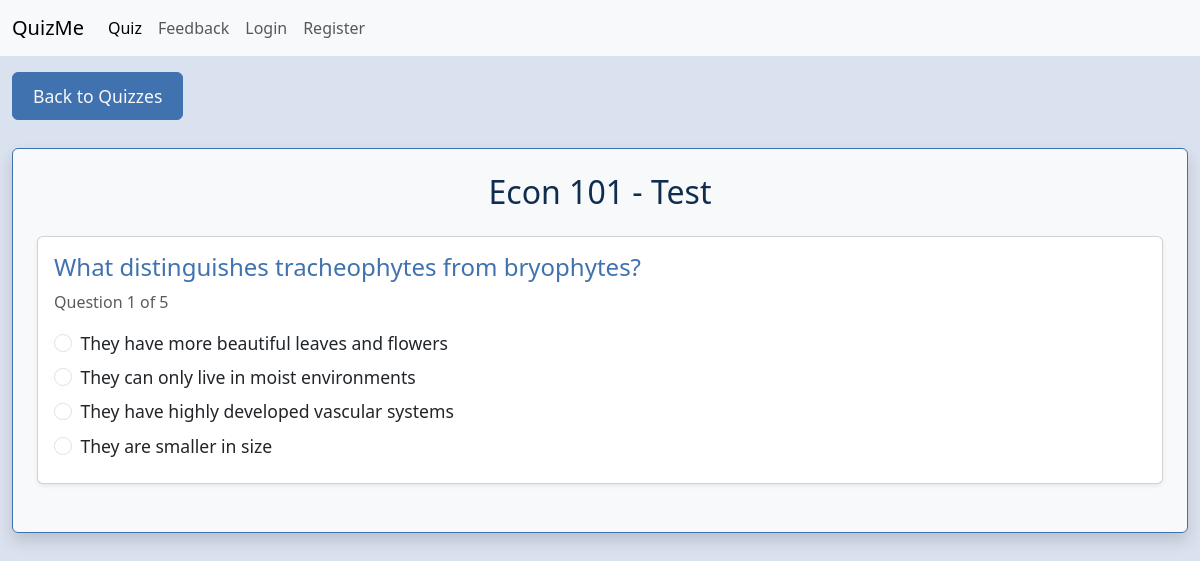
The page /quiz?quiz_id=2 on the database as committed earlier.
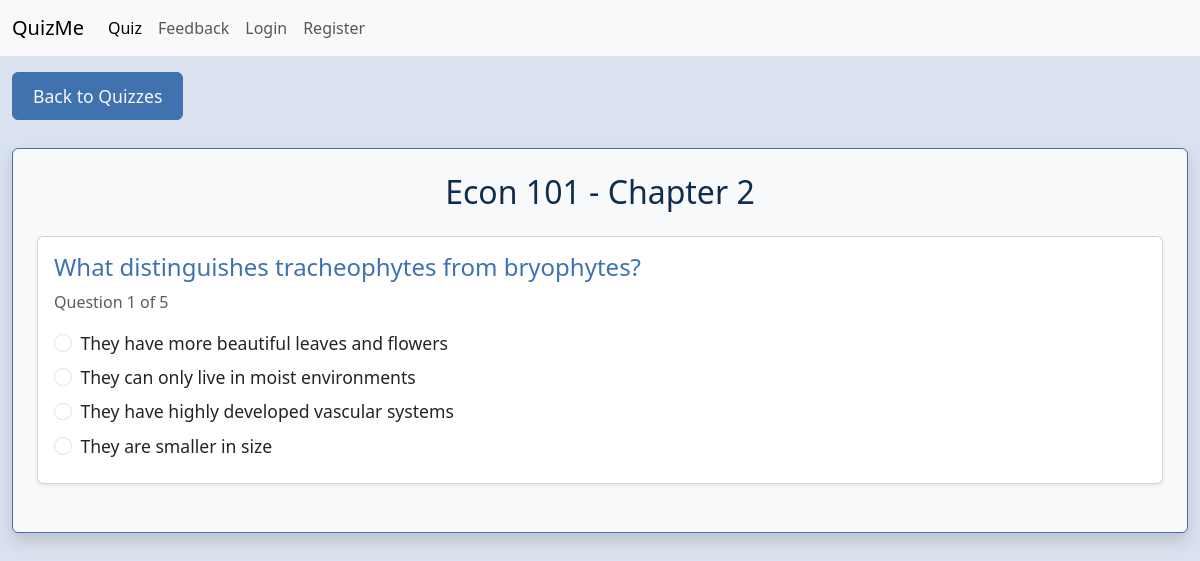
The same page on the database as committed later.
### main.py (models this page shows)
class Quiz(db.Model):
    __tablename__ = "quizzes"
    id: Mapped[int] = mapped_column(Integer, primary_key=True)
    user_id: Mapped[int] = mapped_column(Integer, db.ForeignKey("users.id"))
    quiz_json: Mapped[str] = mapped_column(JSON())
    title: Mapped[str] = mapped_column(String())
    class_name: Mapped[str] = mapped_column(String(250), unique=False, nullable=False)
    total_questions: Mapped[int] = mapped_column(Integer)
    best_score: Mapped[int] = mapped_column(Integer)

### main.py (the view, shortened to what this page needs)
@app.route('/quiz', methods=["GET", "POST"])
def quiz():
    form = NoteInput()
    selected_quiz = None
    if request.args.get('quiz_id'):
        selected_quiz = Quiz.query.get(request.args.get('quiz_id'))
    elif 'new_quiz' in locals():  # Check if new_quiz exists in local scope
        selected_quiz = new_quiz
    else:  # Get most recently created quiz
        selected_quiz = Quiz.query.filter_by(user_id=current_user.id).order_by(Quiz.id.desc()).first()
    return render_template("quiz.html", form=form, selected_quiz=selected_quiz)

### main.py
class NoteInput(FlaskForm):
    class_name = StringField("Class Name", validators=[DataRequired()])
    title = StringField("Short Quiz Name (Max 20 characters)", validators=[DataRequired(), Length(max=20)], render_kw={"placeholder": "Example: 'Chapter 1 Quiz'"})
    content = CKEditorField("Notes (Max 7500 characters)", validators=[DataRequired(), Length(max=7500, message="Notes must be less than 7500 characters")])
    submit = SubmitField("Save Notes")

### templates/quiz.html (shortened to what this page needs)
{% include "header.html" %}
{% block content %}
    <main class="container-fluid">
        <div class="row">
            <div class="col-12">
                <a href="{{ url_for('quiz_selector') }}" class="btn btn-secondary mt-3 mb-1">
                    Back to Quizzes
                </a>
                {% if selected_quiz %}
                <div id="quizContainer" class="mt-4 bg-light shadow rounded p-4">
                    <h2 class="text-primary mb-4 text-center">{{ selected_quiz.class_name }} - {{ selected_quiz.title }}</h2>
                    <div id="questionContainer" class="mb-4"></div>
                </div>
                {% else %}
                <div class="mt-4 bg-light shadow rounded p-4 text-center">
                    <h2 class="text-primary"><i class="fas fa-info-circle me-2"></i>Select a quiz from the left or create a new one</h2>
                </div>
                {% endif %}
            </div>
        </div>
    </main>
{% endblock %}

Rows that differ between the two databases and show on the page:
changed Quiz "Econ 101": title "Test" → "Chapter 2"
